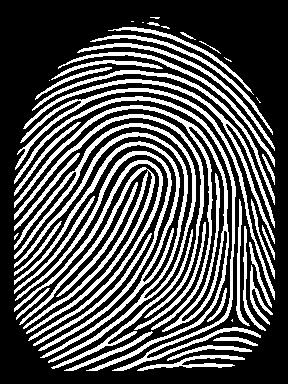
#> input picture enhanced/3.jpg, 288 x 384 px
$ python example.py
#> lines starting #> are read from the running program, lines starting #| are printed output that depends on the picture; after the words box and inside, x2 and y2 are one past the last pixel; in counts of white or black regions, pixels touching at a corner belong together
### fingerprint_feature_extractor/__init__.py
import cv2
import numpy as np
import skimage.morphology
from skimage.morphology import convex_hull_image, erosion
from skimage.morphology import square
import math

class MinutiaeFeature(object):
    def __init__(self, locX, locY, Orientation, Type):
        self.locX = locX
        self.locY = locY
        self.Orientation = Orientation
        self.Type = Type

class FingerprintFeatureExtractor(object):
    def __init__(self):
        self._mask = []
        self._skel = []
        self.minutiaeTerm = []
        self.minutiaeBif = []
        self._spuriousMinutiaeThresh = 10

    def setSpuriousMinutiaeThresh(self, spuriousMinutiaeThresh):
        self._spuriousMinutiaeThresh = spuriousMinutiaeThresh

    def __skeletonize(self, img):
        img = np.uint8(img > 128)
        self._skel = skimage.morphology.skeletonize(img)
        self._skel = np.uint8(self._skel) * 255
        self._mask = img * 255

    def __computeAngle(self, block, minutiaeType):
        angle = []
        (blkRows, blkCols) = np.shape(block)
        CenterX, CenterY = (blkRows - 1) / 2, (blkCols - 1) / 2
        if (minutiaeType.lower() == 'termination'):
            sumVal = 0
            for i in range(blkRows):
                for j in range(blkCols):
                    if ((i == 0 or i == blkRows - 1 or j == 0 or j == blkCols - 1) and block[i][j] != 0):
                        angle.append(-math.degrees(math.atan2(i - CenterY, j - CenterX)))
                        sumVal += 1
                        if (sumVal > 1):
                            angle.append(float('nan'))
            return (angle)

        elif (minutiaeType.lower() == 'bifurcation'):
            (blkRows, blkCols) = np.shape(block)
            CenterX, CenterY = (blkRows - 1) / 2, (blkCols - 1) / 2
            angle = []
            sumVal = 0
            for i in range(blkRows):
                for j in range(blkCols):
                    if ((i == 0 or i == blkRows - 1 or j == 0 or j == blkCols - 1) and block[i][j] != 0):
                        angle.append(-math.degrees(math.atan2(i - CenterY, j - CenterX)))
                        sumVal += 1
            if (sumVal != 3):
                angle.append(float('nan'))
            return (angle)

    def __getTerminationBifurcation(self):
        self._skel = self._skel == 255
        (rows, cols) = self._skel.shape
        self.minutiaeTerm = np.zeros(self._skel.shape)
        self.minutiaeBif = np.zeros(self._skel.shape)

        for i in range(1, rows - 1):
            for j in range(1, cols - 1):
                if (self._skel[i][j] == 1):
                    block = self._skel[i - 1:i + 2, j - 1:j + 2]
                    block_val = np.sum(block)
                    if (block_val == 2):
                        self.minutiaeTerm[i, j] = 1
                    elif (block_val == 4):
                        self.minutiaeBif[i, j] = 1

        self._mask = convex_hull_image(self._mask > 0)
        self._mask = erosion(self._mask, square(5))  # Structuing element for mask erosion = square(5)
        self.minutiaeTerm = np.uint8(self._mask) * self.minutiaeTerm

    def __removeSpuriousMinutiae(self, minutiaeList, img):
        img = img * 0
        SpuriousMin = []
        numPoints = len(minutiaeList)
        D = np.zeros((numPoints, numPoints))
        for i in range(1,numPoints):
            for j in range(0, i):
                (X1,Y1) = minutiaeList[i]['centroid']
                (X2,Y2) = minutiaeList[j]['centroid']

                dist = np.sqrt((X2-X1)**2 + (Y2-Y1)**2)
                D[i][j] = dist
                if(dist < self._spuriousMinutiaeThresh):
                    SpuriousMin.append(i)
                    SpuriousMin.append(j)

        SpuriousMin = np.unique(SpuriousMin)
        for i in range(0,numPoints):
            if(not i in SpuriousMin):
                (X,Y) = np.int16(minutiaeList[i]['centroid'])
                img[X,Y] = 1

        img = np.uint8(img)
        return(img)

    def __cleanMinutiae(self, img):
        self.minutiaeTerm = skimage.measure.label(self.minutiaeTerm, connectivity=2)
        RP = skimage.measure.regionprops(self.minutiaeTerm)
        self.minutiaeTerm = self.__removeSpuriousMinutiae(RP, np.uint8(img))

    def __performFeatureExtraction(self):
        FeaturesTerm = []
        self.minutiaeTerm = skimage.measure.label(self.minutiaeTerm, connectivity=2)
        RP = skimage.measure.regionprops(np.uint8(self.minutiaeTerm))

        WindowSize = 2  # --> For Termination, the block size must can be 3x3, or 5x5. Hence the window selected is 1 or 2
        FeaturesTerm = []
        for num, i in enumerate(RP):
            (row, col) = np.int16(np.round(i['Centroid']))
            block = self._skel[row - WindowSize:row + WindowSize + 1, col - WindowSize:col + WindowSize + 1]
            angle = self.__computeAngle(block, 'Termination')
            if(len(angle) == 1):
                FeaturesTerm.append(MinutiaeFeature(row, col, angle, 'Termination'))

        FeaturesBif = []
        self.minutiaeBif = skimage.measure.label(self.minutiaeBif, connectivity=2)
        RP = skimage.measure.regionprops(np.uint8(self.minutiaeBif))
        WindowSize = 1  # --> For Bifurcation, the block size must be 3x3. Hence the window selected is 1
        for i in RP:
            (row, col) = np.int16(np.round(i['Centroid']))
            block = self._skel[row - WindowSize:row + WindowSize + 1, col - WindowSize:col + WindowSize + 1]
            angle = self.__computeAngle(block, 'Bifurcation')
            if(len(angle) == 3):
                FeaturesBif.append(MinutiaeFeature(row, col, angle, 'Bifurcation'))
        return (FeaturesTerm, FeaturesBif)

    def extractMinutiaeFeatures(self, img):
        self.__skeletonize(img)

        self.__getTerminationBifurcation()

        self.__cleanMinutiae(img)

        FeaturesTerm, FeaturesBif = self.__performFeatureExtraction()
        return(FeaturesTerm, FeaturesBif)

    def showResults(self, FeaturesTerm, FeaturesBif):

        (rows, cols) = self._skel.shape
        DispImg = np.zeros((rows, cols, 3), np.uint8)
        DispImg[:, :, 0] = 255*self._skel
        DispImg[:, :, 1] = 255*self._skel
        DispImg[:, :, 2] = 255*self._skel

        for idx, curr_minutiae in enumerate(FeaturesTerm):
            row, col = curr_minutiae.locX, curr_minutiae.locY
            (rr, cc) = skimage.draw.circle_perimeter(row, col, 3)
            skimage.draw.set_color(DispImg, (rr, cc), (0, 0, 255))

        for idx, curr_minutiae in enumerate(FeaturesBif):
            row, col = curr_minutiae.locX, curr_minutiae.locY
            (rr, cc) = skimage.draw.circle_perimeter(row, col, 3)
            skimage.draw.set_color(DispImg, (rr, cc), (255, 0, 0))

        cv2.imshow('output', DispImg)
        cv2.waitKey(0)

    def saveResult(self, FeaturesTerm, FeaturesBif):
        (rows, cols) = self._skel.shape
        DispImg = np.zeros((rows, cols, 3), np.uint8)
        DispImg[:, :, 0] = 255 * self._skel
        DispImg[:, :, 1] = 255 * self._skel
        DispImg[:, :, 2] = 255 * self._skel

        for idx, curr_minutiae in enumerate(FeaturesTerm):
            row, col = curr_minutiae.locX, curr_minutiae.locY
            (rr, cc) = skimage.draw.circle_perimeter(row, col, 3)
            skimage.draw.set_color(DispImg, (rr, cc), (0, 0, 255))

        for idx, curr_minutiae in enumerate(FeaturesBif):
            row, col = curr_minutiae.locX, curr_minutiae.locY
            (rr, cc) = skimage.draw.circle_perimeter(row, col, 3)
            skimage.draw.set_color(DispImg, (rr, cc), (255, 0, 0))
        cv2.imwrite('result.png', DispImg)

def extract_minutiae_features(img, spuriousMinutiaeThresh=10, invertImage=False, showResult=False, saveResult=False):
    feature_extractor = FingerprintFeatureExtractor()
    feature_extractor.setSpuriousMinutiaeThresh(spuriousMinutiaeThresh)
    if (invertImage):
        img = 255 - img;

    FeaturesTerm, FeaturesBif = feature_extractor.extractMinutiaeFeatures(img)

    if (saveResult):
        feature_extractor.saveResult(FeaturesTerm, FeaturesBif)

    if(showResult):
        feature_extractor.showResults(FeaturesTerm, FeaturesBif)

    return(FeaturesTerm, FeaturesBif)

### example.py
import cv2
import fingerprint_feature_extractor


if __name__ == '__main__':
    img = cv2.imread('enhanced/3.jpg', 0)				# read the input image --> You can enhance the fingerprint image using the "fingerprint_enhancer" library
#> img is the input picture: shape (384, 288); min 0, max 255, mean 82.2
    FeaturesTerminations, FeaturesBifurcations = fingerprint_feature_extractor.extract_minutiae_features(img, spuriousMinutiaeThresh=10, invertImage = False, showResult=True, saveResult = True)
#> in __skeletonize, `img = np.uint8(img > 128)`: img: shape (384, 288); values 0 (black) and 1 (white), 32.2% white; 50 white regions (9 under 20 px), largest, box (x1, y1, x2, y2) and area: (14, 123, 196, 363) 3875, (14, 105, 229, 371) 3800, (14, 96, 261, 371) 2454
#> in __skeletonize, `self._skel = skimage.morphology.skeletonize(img)`:
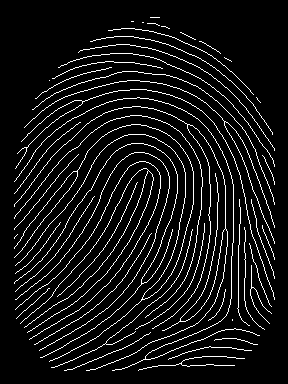
#> self._skel: shape (384, 288) bool; 7.9% white in thin lines or dots, all inside (x1, y1, x2, y2) = (14, 17, 275, 371)
#> after the loop in __getTerminationBifurcation, `for i in range(1, rows - 1):`:
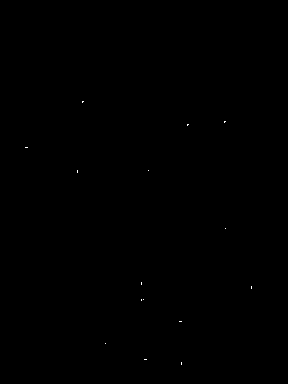
#> self.minutiaeBif: shape (384, 288) float64; values 0 (black) and 1 (white), 0.03% white in thin lines or dots, all inside (x1, y1, x2, y2) = (25, 101, 252, 365)
#> after the loop in __getTerminationBifurcation, `for i in range(1, rows - 1):`:
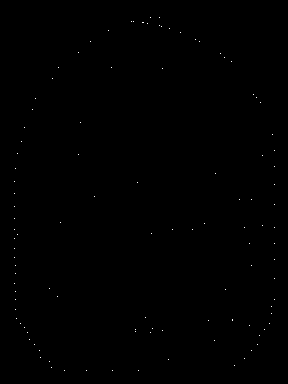
#> self.minutiaeTerm: shape (384, 288) float64; values 0 (black) and 1 (white), 0.1% white in thin lines or dots, all inside (x1, y1, x2, y2) = (14, 17, 275, 371)
#> in __getTerminationBifurcation, `self._mask = convex_hull_image(self._mask > 0)`: self._mask: shape (384, 288) bool; 72.1% white; 1 black region, box (x1, y1, x2, y2) and area: (0, 0, 288, 384) 30839
#> in __getTerminationBifurcation, `self._mask = erosion(self._mask, square(5))`:
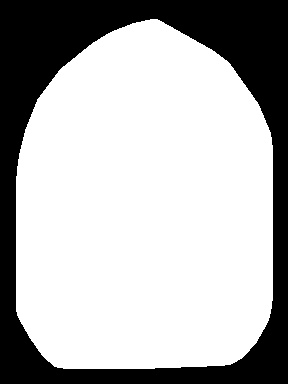
#> self._mask: shape (384, 288) bool; 69.9% white; 1 black region, box (x1, y1, x2, y2) and area: (0, 0, 288, 384) 33283
#> in __getTerminationBifurcation, `self.minutiaeTerm = np.uint8(self._mask) * self.minutiaeTerm`: self.minutiaeTerm: shape (384, 288) float64; values 0 (black) and 1 (white), 0.04% white in thin lines or dots, all inside (x1, y1, x2, y2) = (17, 22, 272, 362)
#> in __cleanMinutiae, `self.minutiaeTerm = skimage.measure.label(self.minutiaeTerm, connectiv..`: self.minutiaeTerm: shape (384, 288) int64; 48 distinct labels, from 0 to 47
#> in __cleanMinutiae, `RP = skimage.measure.regionprops(self.minutiaeTerm)`: RP = 47 regions; largest, box (x1, y1, x2, y2) and area: (142, 22, 144, 23) 2, (232, 319, 233, 321) 2, (147, 23, 148, 24) 1, (159, 25, 160, 26) 1, (161, 26, 162, 27) 1
#> in __removeSpuriousMinutiae, `img = img * 0`: img: shape (384, 288); every value is 0
#> in __removeSpuriousMinutiae, `numPoints = len(minutiaeList)`: numPoints = 47
#> after the loop in __removeSpuriousMinutiae, `for i in range(1,numPoints):`:
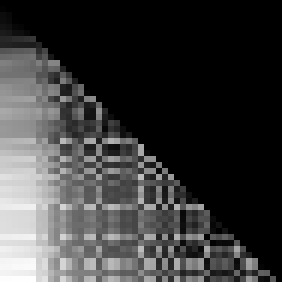
#> D: shape (47, 47) float64 (shown 6 times larger); min 0, max 354.1, mean 81.3; drawn with min black and max white
#> after the loop in __removeSpuriousMinutiae, `for i in range(1,numPoints):`: SpuriousMin = [1, 0, 3, 2, 4, 3, 38, 36, 39, 34, 40, 35, 44, 43]
#> in __removeSpuriousMinutiae, `SpuriousMin = np.unique(SpuriousMin)`: SpuriousMin = [0, 1, 2, 3, 4, 34, 35, 36, 38, 39, 40, 43, 44]
#> the loop in __removeSpuriousMinutiae, `for i in range(0,numPoints):` made 47 passes
#> (X, Y) on passes 6 to 17: (32, 180), (67, 111), (68, 162), (122, 80), (154, 78), (155, 262), (173, 215), (182, 137), (196, 94), (199, 239), (199, 251), (222, 60)
#> after the loop in __removeSpuriousMinutiae, `for i in range(0,numPoints):`: img: shape (384, 288); values 0 (black) and 1 (white), 0.03% white in thin lines or dots, all inside (x1, y1, x2, y2) = (17, 32, 272, 362)
#> in __performFeatureExtraction, `self.minutiaeTerm = skimage.measure.label(self.minutiaeTerm, connectiv..`: self.minutiaeTerm: shape (384, 288) int64; 35 distinct labels, from 0 to 34
#> in __performFeatureExtraction, `RP = skimage.measure.regionprops(np.uint8(self.minutiaeTerm))`: RP = 34 regions; largest, box (x1, y1, x2, y2) and area: (180, 32, 181, 33) 1, (111, 67, 112, 68) 1, (162, 68, 163, 69) 1, (80, 122, 81, 123) 1, (78, 154, 79, 155) 1
#> the loop in __performFeatureExtraction, `for num, i in enumerate(RP):` made 34 passes
#> (row, col) on passes 1 to 12: (32, 180), (67, 111), (68, 162), (122, 80), (154, 78), (155, 262), (173, 215), (182, 137), (196, 94), (199, 239), (199, 251), (222, 60)
#> (row, col) on pass 22: (288, 49)
#> after the loop in __performFeatureExtraction, `for num, i in enumerate(RP):`: FeaturesTerm = 32 items
#> in __performFeatureExtraction, `self.minutiaeBif = skimage.measure.label(self.minutiaeBif, connectivit..`: self.minutiaeBif: shape (384, 288) int64; 16 distinct labels, from 0 to 15
#> in __performFeatureExtraction, `RP = skimage.measure.regionprops(np.uint8(self.minutiaeBif))`: RP = 15 regions; largest, box (x1, y1, x2, y2) and area: (82, 101, 84, 103) 3, (224, 121, 226, 123) 3, (187, 124, 189, 126) 3, (25, 147, 28, 148) 3, (77, 170, 78, 173) 3
#> the loop in __performFeatureExtraction, `for i in RP:` made 15 passes
#> (row, col) on passes 1 to 12: (101, 82), (121, 224), (124, 187), (147, 26), (171, 77), (170, 148), (228, 225), (283, 141), (287, 251), (300, 141), (299, 143), (321, 180)
#> (row, col) on pass 14: (359, 145)
#> the loop in saveResult, `for idx, curr_minutiae in enumerate(FeaturesTerm):` made 32 passes
#> after the loop in saveResult, `for idx, curr_minutiae in enumerate(FeaturesTerm):`:
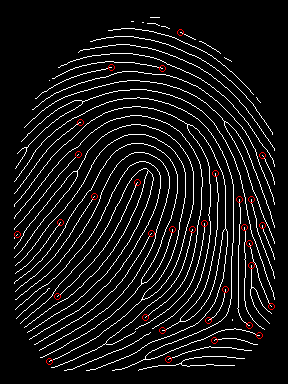
#> DispImg: shape (384, 288, 3); mean of channels 0, 1, 2 20.1, 20.1, 21.3; drawn as B, G, R
#> the loop in saveResult, `for idx, curr_minutiae in enumerate(FeaturesBif):` made 15 passes
#> after the loop in saveResult, `for idx, curr_minutiae in enumerate(FeaturesBif):`:
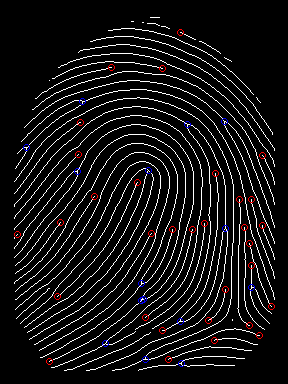
#> DispImg: shape (384, 288, 3); 0.22% of pixels changed, all inside (x1, y1, x2, y2) = (23, 98, 255, 367); drawn as B, G, R
#> the loop in showResults, `for idx, curr_minutiae in enumerate(FeaturesTerm):` made 32 passes
#> the loop in showResults, `for idx, curr_minutiae in enumerate(FeaturesBif):` made 15 passes

$ run again, with enhanced/1.jpg copied over enhanced/3.jpg
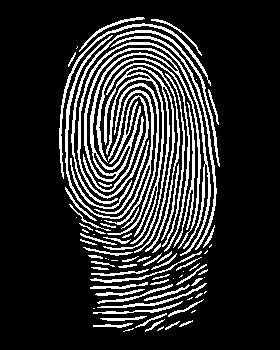
#> input picture enhanced/1.jpg, 280 x 350 px
#> img is the input picture: shape (350, 280); min 0, max 255, mean 45.3
#> in __cleanMinutiae, `RP = skimage.measure.regionprops(self.minutiaeTerm)`: RP = 140 regions; largest, box (x1, y1, x2, y2) and area: (93, 234, 95, 235) 2, (105, 258, 107, 259) 2, (93, 308, 95, 309) 2, (112, 35, 113, 36) 1, (110, 47, 111, 48) 1
#> numPoints = 140
#> after the loop in __removeSpuriousMinutiae, `for i in range(1,numPoints):`:
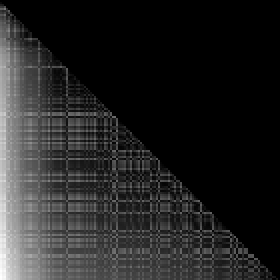
#> D: shape (140, 140) float64 (shown 2 times larger); min 0, max 295.4, mean 43.1; drawn with min black and max white
#> after the loop in __removeSpuriousMinutiae, `for i in range(1,numPoints):`: SpuriousMin = 332 values, max 139 at index 328, min 6 at index 1, mean 73.37
#> in __removeSpuriousMinutiae, `SpuriousMin = np.unique(SpuriousMin)`: SpuriousMin = 116 values from 6 to 139
#> the loop in __removeSpuriousMinutiae, `for i in range(0,numPoints):` made 140 passes
#> (X, Y) on passes 1, 2, 3, 4, 5, 6, 8, 11: (35, 112), (47, 110), (50, 79), (73, 165), (89, 208), (93, 107), (102, 187), (134, 114)
#> in __performFeatureExtraction, `RP = skimage.measure.regionprops(np.uint8(self.minutiaeTerm))`: RP = 24 regions; largest, box (x1, y1, x2, y2) and area: (112, 35, 113, 36) 1, (110, 47, 111, 48) 1, (79, 50, 80, 51) 1, (165, 73, 166, 74) 1, (208, 89, 209, 90) 1
#> the loop in __performFeatureExtraction, `for num, i in enumerate(RP):` made 24 passes
#> (row, col) on passes 1 to 8: (35, 112), (47, 110), (50, 79), (73, 165), (89, 208), (93, 107), (102, 187), (134, 114)
#> after the loop in __performFeatureExtraction, `for num, i in enumerate(RP):`: FeaturesTerm = 23 items
#> in __performFeatureExtraction, `RP = skimage.measure.regionprops(np.uint8(self.minutiaeBif))`: RP = 12 regions; largest, box (x1, y1, x2, y2) and area: (176, 71, 178, 73) 3, (125, 75, 127, 77) 3, (149, 79, 152, 80) 3, (162, 84, 163, 87) 3, (124, 134, 125, 137) 3
#> the loop in __performFeatureExtraction, `for i in RP:` made 12 passes
#> (row, col) on passes 1 to 8: (71, 177), (76, 125), (79, 150), (85, 162), (135, 124), (144, 130), (151, 93), (163, 206)
#> after the loop in __performFeatureExtraction, `for i in RP:`: FeaturesBif = 12 items
#> in extractMinutiaeFeatures, `FeaturesTerm, FeaturesBif = self.__performFeatureExtraction()`: FeaturesTerm = 23 items; FeaturesBif = 12 items
#> in extract_minutiae_features, `FeaturesTerm, FeaturesBif = feature_extractor.extractMinutiaeFeatures(..`: FeaturesTerm = 23 items; FeaturesBif = 12 items
#> the loop in saveResult, `for idx, curr_minutiae in enumerate(FeaturesTerm):` made 23 passes
#> the loop in saveResult, `for idx, curr_minutiae in enumerate(FeaturesBif):` made 12 passes
#> (row, col) on passes 1 to 8: (71, 177), (76, 125), (79, 150), (85, 162), (135, 124), (144, 130), (151, 93), (163, 206)
#> after the loop in saveResult, `for idx, curr_minutiae in enumerate(FeaturesBif):`:
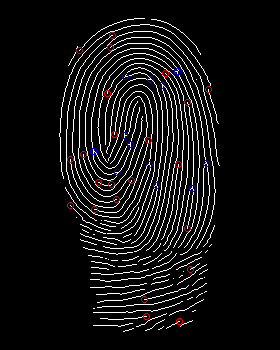
#> DispImg: shape (350, 280, 3); mean of channels 0, 1, 2 18.1, 17.6, 18.5; drawn as B, G, R
#> the loop in showResults, `for idx, curr_minutiae in enumerate(FeaturesTerm):` made 23 passes
#> the loop in showResults, `for idx, curr_minutiae in enumerate(FeaturesBif):` made 12 passes
#> FeaturesTerminations = 23 items; FeaturesBifurcations = 12 items

$ run again, with enhanced/2.jpg copied over enhanced/3.jpg
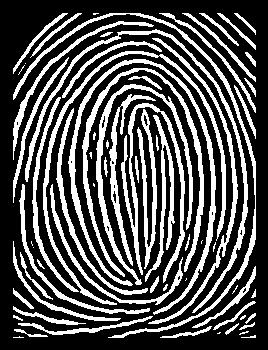
#> input picture enhanced/2.jpg, 268 x 350 px
#> img is the input picture: shape (350, 268); min 0, max 255, mean 81.3
#> in __getTerminationBifurcation, `self._mask = erosion(self._mask, square(5))`:
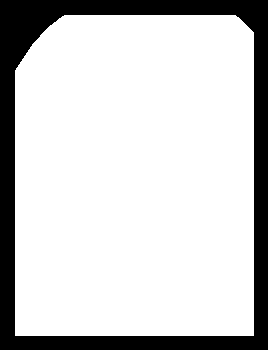
#> self._mask: shape (350, 268) bool; 80.4% white; 1 black region, box (x1, y1, x2, y2) and area: (0, 0, 268, 350) 18398
#> in __cleanMinutiae, `RP = skimage.measure.regionprops(self.minutiaeTerm)`: RP = 111 regions; largest, box (x1, y1, x2, y2) and area: (153, 25, 154, 26) 1, (112, 32, 113, 33) 1, (101, 36, 102, 37) 1, (120, 37, 121, 38) 1, (152, 38, 153, 39) 1
#> numPoints = 111
#> after the loop in __removeSpuriousMinutiae, `for i in range(1,numPoints):`: SpuriousMin = 114 values, max 110 at index 110, min 1 at index 1, mean 74.59
#> in __removeSpuriousMinutiae, `SpuriousMin = np.unique(SpuriousMin)`: SpuriousMin = 65 values from 1 to 110
#> the loop in __removeSpuriousMinutiae, `for i in range(0,numPoints):` made 111 passes
#> (X, Y) on passes 1, 3, 5, 6, 7, 8, 9, 10: (25, 153), (36, 101), (38, 152), (44, 237), (50, 160), (53, 246), (57, 30), (57, 68)
#> in __performFeatureExtraction, `RP = skimage.measure.regionprops(np.uint8(self.minutiaeTerm))`: RP = 46 regions; largest, box (x1, y1, x2, y2) and area: (153, 25, 154, 26) 1, (101, 36, 102, 37) 1, (152, 38, 153, 39) 1, (237, 44, 238, 45) 1, (160, 50, 161, 51) 1
#> the loop in __performFeatureExtraction, `for num, i in enumerate(RP):` made 46 passes
#> (row, col) on passes 1 to 8: (25, 153), (36, 101), (38, 152), (44, 237), (50, 160), (53, 246), (57, 30), (57, 68)
#> after the loop in __performFeatureExtraction, `for num, i in enumerate(RP):`: FeaturesTerm = 42 items
#> in __performFeatureExtraction, `RP = skimage.measure.regionprops(np.uint8(self.minutiaeBif))`: RP = 43 regions; largest, box (x1, y1, x2, y2) and area: (117, 37, 120, 38) 3, (170, 102, 171, 105) 3, (123, 104, 125, 106) 3, (106, 113, 107, 116) 3, (143, 114, 146, 115) 3
#> the loop in __performFeatureExtraction, `for i in RP:` made 43 passes
#> (row, col) on passes 1 to 3: (34, 118), (37, 118), (100, 128)
#> the loop in saveResult, `for idx, curr_minutiae in enumerate(FeaturesTerm):` made 42 passes
#> the loop in saveResult, `for idx, curr_minutiae in enumerate(FeaturesBif):` made 43 passes
#> after the loop in saveResult, `for idx, curr_minutiae in enumerate(FeaturesBif):`:
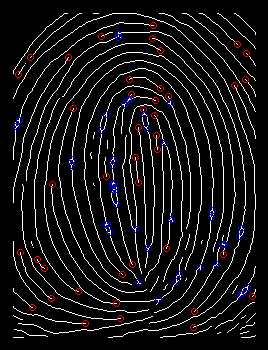
#> DispImg: shape (350, 268, 3); mean of channels 0, 1, 2 21.5, 19.7, 21.5; drawn as B, G, R
#> the loop in showResults, `for idx, curr_minutiae in enumerate(FeaturesTerm):` made 42 passes
#> the loop in showResults, `for idx, curr_minutiae in enumerate(FeaturesBif):` made 43 passes
